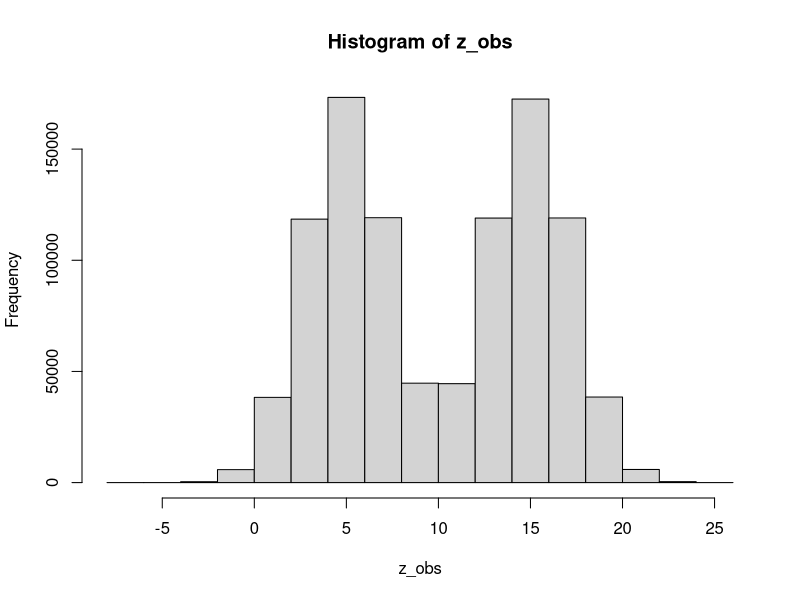
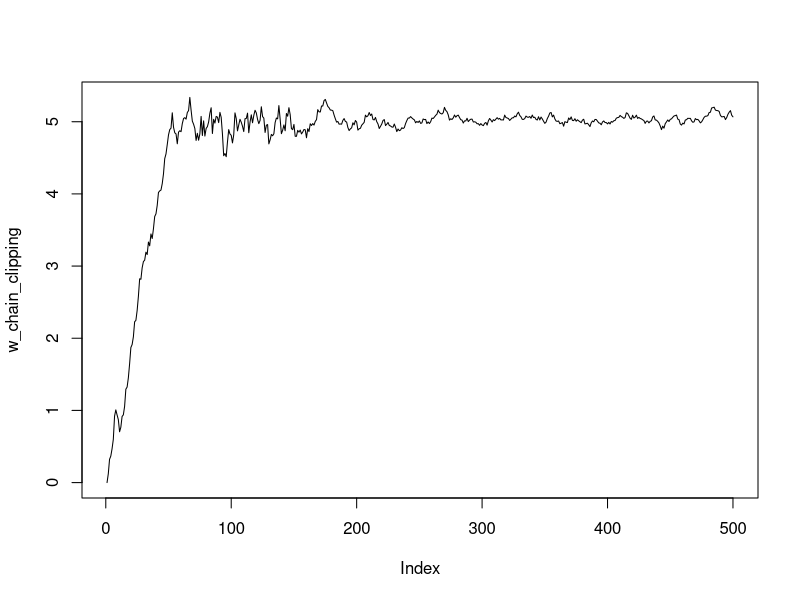
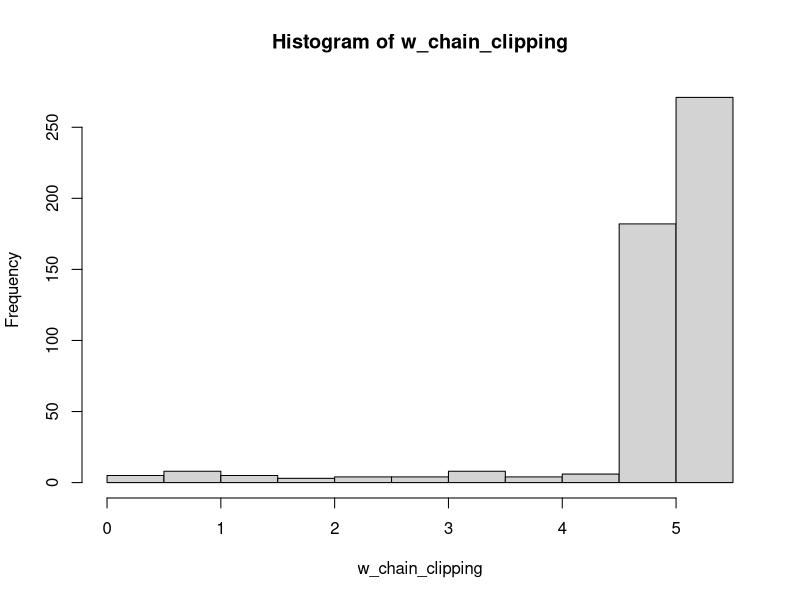

Reproduce these figures in R, in order.
## ---- chunk 1
rm(list=ls())
## ---- chunk 2
# call libraries
library(numDeriv)
library(mvtnorm)
## ---- chunk 3
# Load R package for printing
library(knitr)
## ---- chunk 4
# Set a seed of the random number generator
set.seed(2023)
## ---- chunk 5
rm( list = ls() )
## ---- chunk 6
data_generating_model <- function(n,w) {
  z <- rep( NaN, times=n )
  p1 <- 0.5 
  p2 <- 1.0-p1
  w <- 5
  phi <-  20
  sig2 <- 5
  lab <- as.numeric(runif(n_obs)>p1)
  z <- lab*rnorm(n, mean = w, sd = sqrt(sig2)) + (1-lab)*rnorm(n, mean = phi-w, sd = sqrt(sig2))
  return(z)
}
## ---- chunk 7
n_obs <- 10^(6)
w_true <- 5 
set.seed(2023)
z_obs <- data_generating_model(n = n_obs, w = w_true) 
set.seed(0)
hist(z_obs)
## ---- chunk 8
log_sampling_pdf <- function(z, w, p1 = 0.5, phi=20, sig2 = 5) {
  log_sampling_pdf <- p1*dnorm(z, mean = w, sd = sqrt(sig2), log = FALSE)
  log_sampling_pdf <- log_sampling_pdf + (1-p1)*dnorm(z, mean = phi-w, sd = sqrt(sig2), log = FALSE)
  log_sampling_pdf <- log(log_sampling_pdf) ;
  return(log_sampling_pdf)
}
## ---- chunk 9
log_prior_pdf <- function(w, mu = 0.0, sig2 = 100 ) {
  log_pdf <- dnorm(w, mean = mu, sd = sqrt(sig2), log = TRUE)
  return( log_pdf )
}
## ---- chunk 10
learning_rate <- function(t, T_0  , T_1  , C_0  , s_0   ) {
  if ( t <= T_0 ) {
    eta <- C_0
  } else if ( (T_0+1 <= t) && (t <= T_1 ) ) {
    eta <- C_0 / ( (t-T_0) ^ s_0 )
  } else {
    eta <- C_0 / ( (T_1-T_0) ^ s_0 )
  }
  return(eta)
}
## ---- chunk 11
w <- 4.0
#
aux_fun <- function(w, z = z_obs[1]) {
  return( log_sampling_pdf(z, w) ) 
}
#
gr <- numDeriv::grad( aux_fun, w )
#
gr
## ---- chunk 12
Tmax <- 500
#
w_seed <- 0.0
#
eta <- 10^(-2)
eta_C <- eta
eta_s <- 0.51
eta_T0 <- 0.3*Tmax
eta_T1 <- 0.6*Tmax
#
batch_size <- 1000
#
tau <- 1.0
#
# Set the seed
w <- w_seed
w_chain_clipping <- c(w)
# iterate
t <- 1
Qterm <- 0
#
clipping_threshold <- 10
#
# iterate
#
while ( (Qterm != 1) ) {
  # counter 
  t <- t+1
  cat( t ) ; cat( ' ' ) ## counter added for display reasons
  # learning rate
  eta <- learning_rate(t, eta_T0, eta_T1, eta_C, eta_s)
  # sub-sample
  J <- sample.int( n = n_obs, size = batch_size, replace = FALSE)
  # update
  ## likelihood
  grad_est_lik <- rep( 0.0, times=length(w) )
  for (j in J) {
    aux_fun <- function(w, z=z_obs[j]){
      gr <- log_sampling_pdf(z, w)
      return(gr)
    }
    grad_est_lik <- grad_est_lik + numDeriv::grad(aux_fun, w)
  }
  grad_est_lik <- ( n_obs / batch_size) * grad_est_lik
  # gradient clipping/rescaring
  norm_grad_est_lik <- sqrt(sum(grad_est_lik^2))
  grad_est_lik <- grad_est_lik * min( 1.0, clipping_threshold/norm_grad_est_lik )
  w <- w +eta*grad_est_lik ; 
  ## prior
  aux_fun <- function(w){
    d <- length(w)
    gr <- log_prior_pdf(w, rep(0,d), 100*diag(d))
    return(gr)
  }
  w <- w +eta*numDeriv::grad(aux_fun, w) ;
  ## noise
  w <- w +sqrt(eta)*sqrt(tau)*rnorm(n = length(w), mean = 0, sd = 1)
  # termination criterion
  if  ( t >= Tmax ) {
    Qterm <- 1
  }
  # record the produced chain
  w_chain_clipping <- rbind(w_chain_clipping,w)
}
## ---- chunk 13
plot(w_chain_clipping, type = 'l')
hist(w_chain_clipping)
